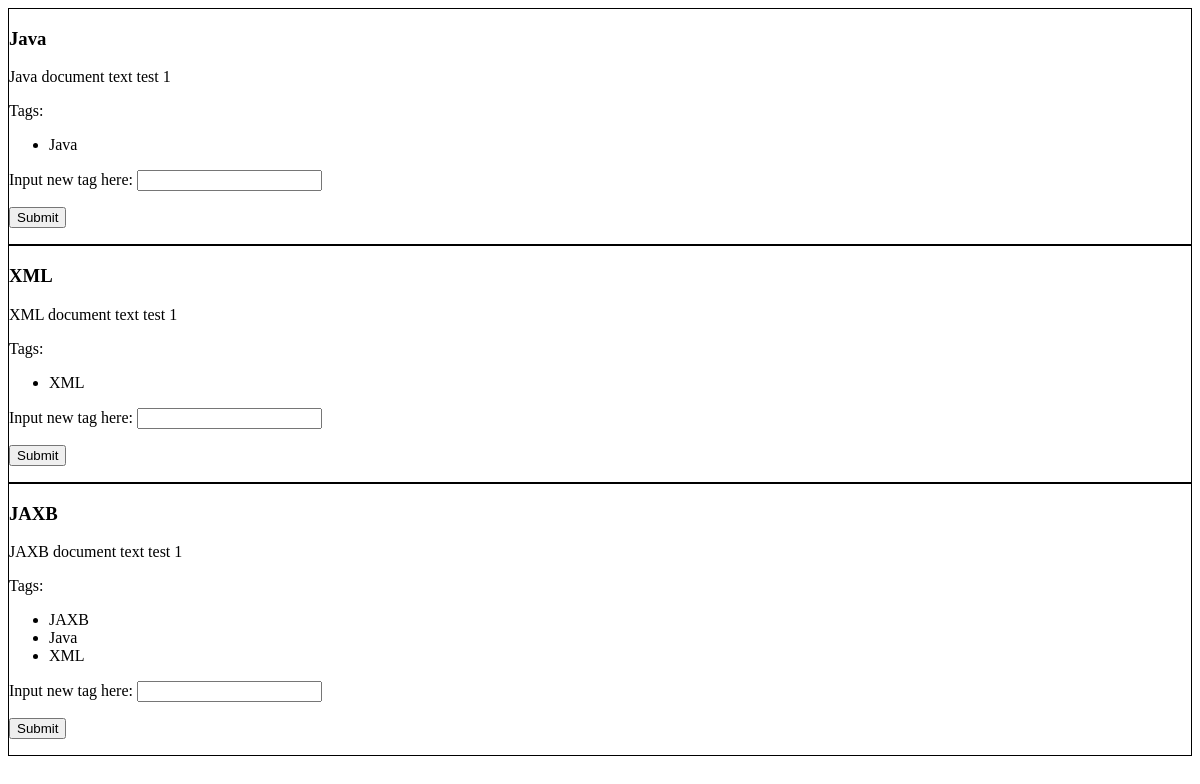
The page /notesfromxml/displaydocs/ on the database as committed earlier.
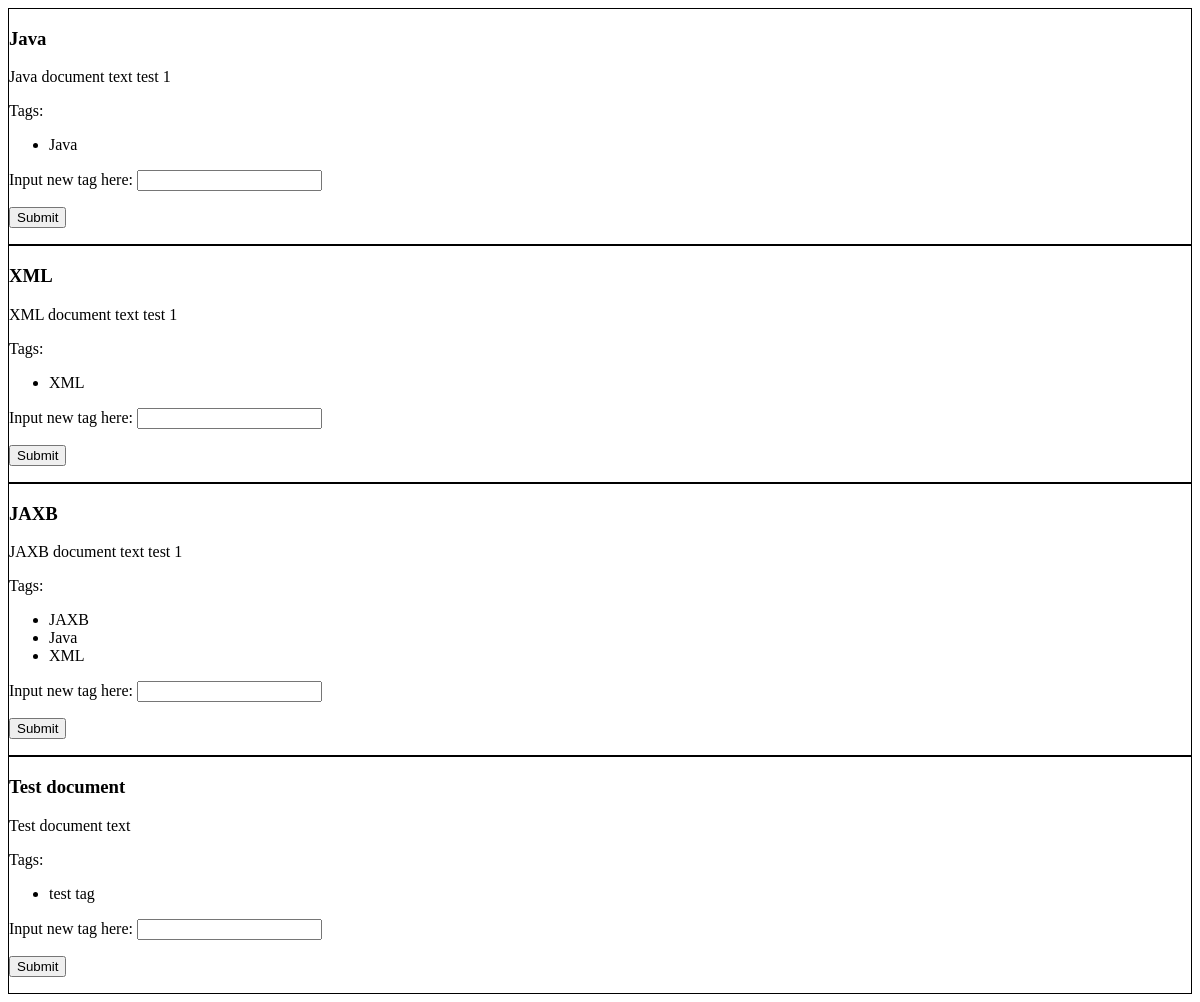
The same page on the database as committed later.
### notesfromxml/models.py (models this page shows, shortened)
class Document(models.Model):
    document_name = models.TextField()
    document_text = models.TextField()
    document_image = models.ImageField(blank=True)  # This allows only 1 image for each document.

class Tagmap(models.Model):
    tag = models.ForeignKey(
        'Tag',
        on_delete=models.CASCADE
    )
    document = models.ForeignKey(
        'Document',
        on_delete=models.CASCADE
    )

class Tag(models.Model):
    tag_name = models.TextField()

### notesfromxml/views.py (the view, shortened to what this page needs)
# urls.py: path('displaydocs/', views.display_docs, name='display_docs'),
def display_docs(request):
    documents = Document.objects.all()
    return render(request, 'notesfromxml/displaydocs.html', {'documents': documents, 'form': AddTagForm()})

### notesfromxml/forms.py
class AddTagForm(forms.ModelForm):
    tag_name = forms.CharField(label='Input new tag here:')  # The tag to be added.
    current_document = forms.CharField(widget=forms.HiddenInput())  # The document that the tag gets added to.
    class Meta:
        model = Tag
        fields = ['tag_name']

### notesfromxml/templates/notesfromxml/displaydocs.html (shortened to what this page needs)
{% if documents %}
    {% for doc in documents %}
        <div style="border: 1px solid black">
            <h3>{{ doc.document_name }}</h3>
            <p>{{ doc.document_text }}</p>
            <div class="tabContainer">
            <p>Tags:</p>
                <ul>
                    {% for mapset in doc.tagmap_set.all %}
                        <li> {{ mapset.tag.tag_name }}</li>
                    {% endfor %}
                </ul>
            </div>
            <form action="{% url 'notesfromxml:display_docs'%}" method="post">
                <div>
                    {{ form.as_p }}
                    <input type="submit" />
                </div>
            </form>
        </div>
    {% endfor %}
{% else %}
    <p>No documents found in the database.</p>
{% endif %}

Rows that differ between the two databases and show on the page:
added Document: document_name "Test document", document_text "Test document text"
added Tagmap: tag.tag_name "test tag", shown under "Test document"
